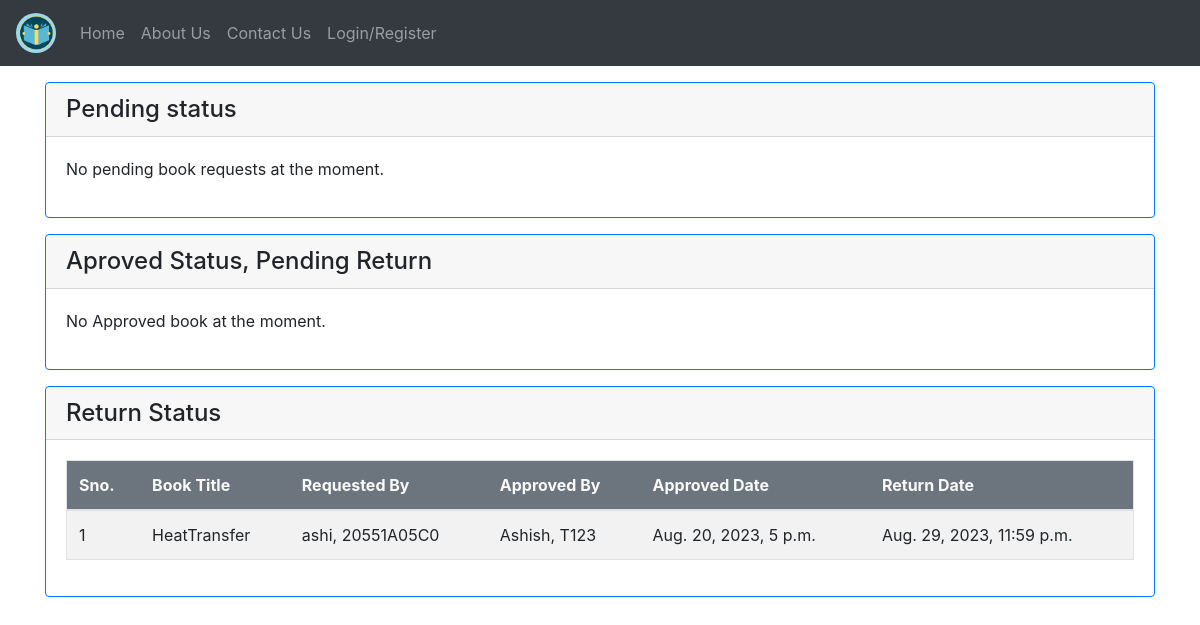
Screenshot of /tdashboard/ with the database file from the repository.
### LibraryApp/models.py (models this page shows)
class BookRequest(models.Model):
    book = models.ForeignKey(BookAdd, on_delete=models.CASCADE)
    requested_by = models.ForeignKey(settings.AUTH_USER_MODEL, on_delete=models.CASCADE)
    approved_by_teacher = models.ForeignKey(settings.AUTH_USER_MODEL, on_delete=models.CASCADE, null=True, blank=True,related_name='approved_by')
    requested_by_student = models.ForeignKey(settings.AUTH_USER_MODEL, on_delete=models.CASCADE, related_name='book_requests_made',null=True)
    request_date = models.DateTimeField(auto_now_add=True)
    approved_date = models.DateTimeField(null=True, blank=True)
    return_date = models.DateTimeField(null=True, blank=True)
    status_to_approve = models.CharField(max_length=20, choices=(
        ('Pending', 'Pending'),
        ('Approved', 'Approved'),
        ('Rejected', 'Rejected')
    ), default='Pending')
    return_status = models.CharField(max_length=20, choices=(
        ('Pending', 'Pending'),
        ('Returned', 'Returned')
    ), default='Pending')
    fine_amount = models.DecimalField(max_digits=8, decimal_places=2, default=0)
    due_date = models.DateTimeField(null=True, blank=True)

class BookAdd(models.Model):
    b = [
		('G','----- Select Branch -----'),
		('CSE','Computer Science and Engineering'),
		('ECE','Electrical and Communication Engineering'),
		('EEE','Electrical and Electronics Engineering'),
		('CIVIL','Civil Engineering'),
		('MECH','Mechanical Engineering')
	]
    btitle = models.CharField(max_length=50)
    bauthor = models.CharField(max_length=50)
    bedition = models.CharField(max_length=20)
    bdes = models.TextField()
    bdept = models.CharField(max_length=50,choices=b,default='G')
    bstatus = models.BooleanField(default=False)
    num_copies = models.PositiveIntegerField(default=1)
    add_by = models.ForeignKey(User,on_delete=models.CASCADE)

class User(AbstractUser):
	rt = [
		(0,'Guest'),
		(1,'Student'),
		(2,'Teacher'),
	]
	eid = models.CharField(max_length=20)
	role_type = models.IntegerField(default=0)

### LibraryApp/views.py (the view)
# urls.py: path('tdashboard/',views.tdashboard,name='tdashboard'),
def tdashboard(request):
    p = BookRequest.objects.filter(status_to_approve = 'Pending')
    ap = BookRequest.objects.filter(Q(status_to_approve='Approved') & Q(return_status='Pending'))
    r = BookRequest.objects.filter(return_status = 'Returned')
    return render(request,'html/tdashboard.html',{'pending':p,'approve':ap,'return_status' : r})

### templates/html/tdashboard.html (shortened to what this page needs)
{% extends 'html/base.html' %}
{% block content %}
<div class="card  border rounded border-primary">
    <h4 class="card-header">Pending status</h4>
    <div class="card-body">
        {% if pending %}
        <table class="table table-hover table-striped border">
          <thead class="bg-secondary text-light">
            <tr>
              <th>Sno.</th>
              <th>Book Title</th>
              <th>Requested By</th>
              <th>Request Date</th>
              <th>Action</th>
            </tr>
          </thead>
          <tbody>
            {% for book_request in pending %}
              <tr>
                <td>{{forloop.counter}}</td>
                <td>{{ book_request.book.btitle }}({{book_request.book.num_copies}})</td>
                <td>{{ book_request.requested_by.username }},{{book_request.requested_by.eid}}</td>
                <td>{{ book_request.request_date }}</td>
                <td>
                  <button type="button" class="btn btn-primary btn-sm" data-toggle="modal" data-target="#confirmModal{{ book_request.id }}">Approve</button>
                  <button type="button" class="btn btn-danger btn-sm" data-toggle="modal" data-target="#rejectModal{{ book_request.id }}">Reject</button>
                </td>
              </tr>
              <div class="modal fade" id="confirmModal{{ book_request.id }}" tabindex="-1" role="dialog" aria-labelledby="confirmModalLabel" aria-hidden="true">
                <div class="modal-dialog" role="document">
                  <div class="modal-content">
                    <div class="modal-header">
                      <h5 class="modal-title" id="confirmModalLabel">Confirm Action</h5>
                      <button type="button" class="close" data-dismiss="modal" aria-label="Close">
                        <span aria-hidden="true">&times;</span>
                      </button>
                    </div>
                    <div class="modal-body">
                      <p>Are you sure you want to approve the book request for "{{ book_request.book.btitle }}" by "{{ book_request.requested_by.username }}"?</p>
                    </div>
                    <div class="modal-footer">
                      <button type="button" class="btn btn-secondary" data-dismiss="modal">Cancel</button>
                      <a href="{% url 'approve_book_request' book_request.id %}" class="btn btn-primary">Confirm</a>
                    </div>
                  </div>
                </div>
              </div>
              <div class="modal fade" id="rejectModal{{ book_request.id }}" tabindex="-1" role="dialog" aria-labelledby="rejectModalLabel" aria-hidden="true">
                <div class="modal-dialog" role="document">
                  <div class="modal-content">
                    <div class="modal-header">
                      <h5 class="modal-title" id="rejectModalLabel">Confirm Action</h5>
                      <button type="button" class="close" data-dismiss="modal" aria-label="Close">
                        <span aria-hidden="true">&times;</span>
                      </button>
                    </div>
                    <div class="modal-body">
                      <p>Are you sure you want to reject the book request for "{{ book_request.book.btitle }}" by "{{ book_request.requested_by.username }}"?</p>
                    </div>
                    <div class="modal-footer">
                      <button type="button" class="btn btn-secondary" data-dismiss="modal">Cancel</button>
                      <a href="{% url 'reject_book_request' book_request.id %}" class="btn btn-danger">Confirm</a>
                    </div>
                  </div>
                </div>
              </div>
            {% endfor %}
          </tbody>
        </table>
      {% else %}
        <p>No pending book requests at the moment.</p>
      {% endif %}
    </div>
</div>
<div class="card  border rounded border-primary mt-3">
    <h4 class="card-header">Aproved Status, Pending Return</h4>
    <div class="card-body">
        {% if approve %}
        <table class="table table-hover table-striped border">
            <thead class="bg-secondary text-light">
                <th>Sno.</th>
                <th>Book Title</th>
                <th>Approved To</th>
                <th>Approved By</th>
                <th>Requested Date</th>
                <th>Approved Date</th>
                <th>Return status</th>
            </thead>
            {% for i in approve %}
            <tbody>
              <tr>
                <td>{{forloop.counter}}</td>
                <td>{{i.book.btitle}}</td>
                <td>{{i.requested_by_student.username}} ,{{i.requested_by.eid}}</td>
                <td>{{i.approved_by_teacher.username}} ,{{i.approved_by_teacher.eid}}</td>
                <td>{{i.request_date}}</td>
                <td>{{i.approved_date}}</td>
                <td>{% if i.return_status == 'Pending' %}
                      <span class="badge badge-warning">Pending</span>
                  {% elif i.return_status == 'Returned' %}
                      <span class="badge badge-success">Returned</span>
                  {% endif %}
               </td>
              </tr>
            </tbody>
            {% endfor %}
        </table>
        {% else %}
        <p>No Approved book  at the moment.</p>
        {% endif %}
    </div>
</div>
<div class="card  border rounded border-primary mt-3">
    <h4 class="card-header">Return Status</h4>
    <div class="card-body">
      {% if return_status %}
      <table class="table table-hover table-striped border">
        <thead class="bg-secondary text-light">
          <th>Sno.</th>
          <th>Book Title</th>
          <th>Requested By</th>
          <th>Approved By</th>
          <th>Approved Date</th>
          <th>Return Date</th>
        </thead>
        <tbody>
          {% for request in return_status %}
          <tr>
              <td>{{ forloop.counter }}</td>
              <td>{{ request.book.btitle }}</td>
              <td>{{ request.requested_by.username }}, {{ request.requested_by.eid }}</td>
              <td>{{ request.approved_by_teacher.username }}, {{ request.approved_by_teacher.eid }}</td>
              <td>{{ request.approved_date }}</td>
              <td>{{ request.return_date }}</td>
          </tr>
          {% endfor %}
      </tbody>
      </table>
      {% else %}
      <p>No Returned Book</p>
      {% endif %}
    </div>
</div>
{% endblock content %}

### rows the page displays
BookRequest: book.btitle "HeatTransfer", requested_by.username "ashi", requested_by.eid "20551A05C0", approved_by_teacher.username "Ashish", approved_by_teacher.eid "T123", approved_date "Aug. 20, 2023, 5 p.m.", return_date "Aug. 29, 2023, 11:59 p.m."
